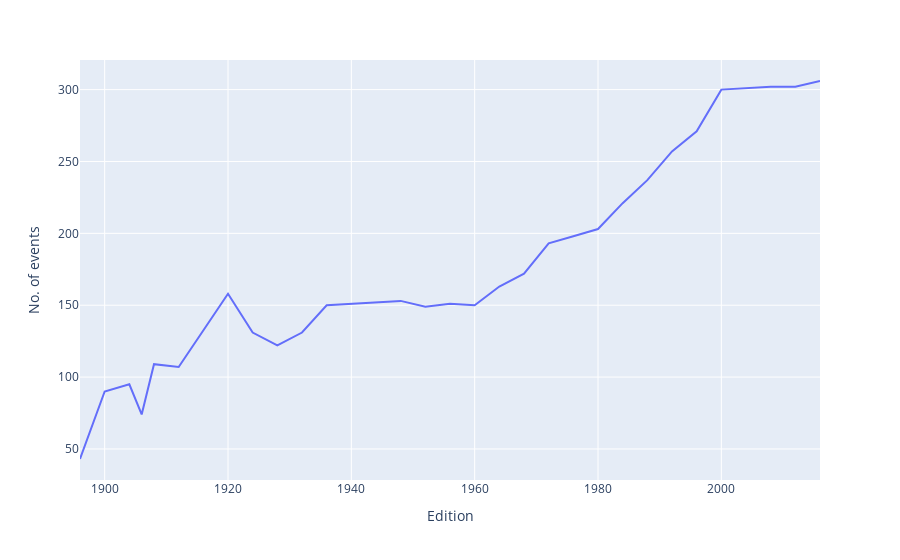

The cell this chart's notebook holds for it:
### Code cell
fig = px.line(events_over_time,x='Edition',y='No. of events')
fig.show()

### Figure 1 — Plotly figure (JSON) as saved in the notebook; plotly's stock layout.template omitted (floating-point values rounded to 4 significant figures)
{"data": [{"hovertemplate": "Edition=%{x}<br>No. of events=%{y}<extra></extra>", "legendgroup": "", "line": {"color": "#636efa", "dash": "solid"}, "marker": {"symbol": "circle"}, "mode": "lines", "name": "", "orientation": "v", "showlegend": false, "type": "scatter", "x": [1896, 1900, 1904, 1906, 1908, 1912, 1920, 1924, 1928, 1932, 1936, 1948, 1952, 1956, 1960, 1964, 1968, 1972, 1976, 1980, 1984, 1988, 1992, 1996, 2000, 2004, 2008, 2012, 2016], "xaxis": "x", "y": [43, 90, 95, 74, 109, 107, 158, 131, 122, 131, 150, 153, 149, 151, 150, 163, 172, 193, 198, 203, 221, 237, 257, 271, 300, 301, 302, 302, 306], "yaxis": "y"}], "layout": {"legend": {"tracegroupgap": 0}, "margin": {"t": 60}, "xaxis": {"anchor": "y", "domain": [0, 1], "title": {"text": "Edition"}}, "yaxis": {"anchor": "x", "domain": [0, 1], "title": {"text": "No. of events"}}}}
